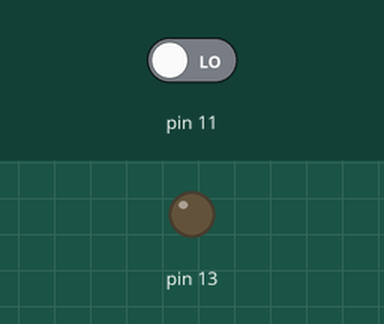
This sketch was run on a simulated Arduino Uno, built with avr-gcc and run on an emulated ATmega328P. Shown: output pins drawn as LEDs (lit = HIGH). The inputs (shaded band) are chosen by the test bench; at power-on: pin 11 LOW.

Above: at 1.2 s.
1.3 s: pin 11 driven HIGH
At 2.0 s:
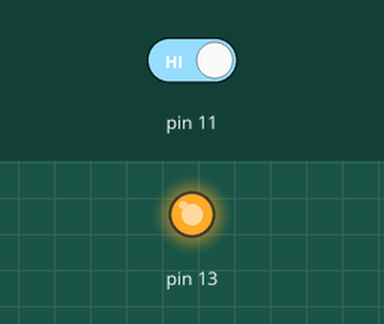
2.9 s: pin 11 driven LOW
At 4.4 s:
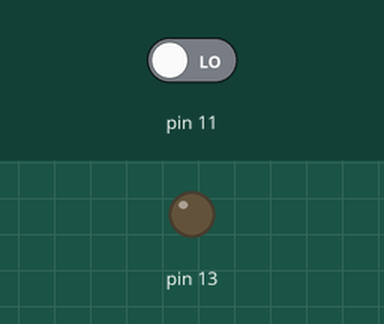
Timing chart, 0 to 5.9 s (numbered marks = the images above; inputs shaded):
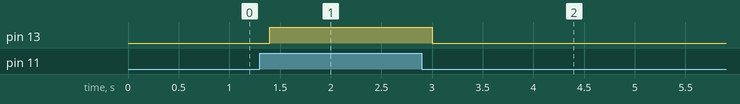

The sketch:

PullDownSwitch_Abstraction.ino
```cpp
#include <util/delay.h>

#define PORT_B          (volatile uint8_t *)(0x25)
#define DDR_B          (volatile uint8_t *)(0x24)
#define PIN_B          (volatile uint8_t *)(0x23)

inline void Register_SetBit(volatile unsigned char* Register, unsigned char Bit){
  *Register = *Register | (1 << Bit);
}

inline void Register_ResetBit(volatile unsigned char* Register, unsigned char Bit){
  *Register = *Register & ~(1 << Bit);
}

inline void Register_ToggleBit(volatile unsigned char* Register, unsigned char Bit){
  *Register = *Register ^ (1 << Bit);
}

inline unsigned char Register_GetBit(volatile unsigned char* Register, unsigned char Bit){
  return (*Register >> Bit) & (unsigned char)0x01;
}

int main(void){
  init();
  while (1)
  {
    if(Register_GetBit(PIN_B, 3) == 0)   // if switch not pressed
    {
      Register_ResetBit(PORT_B, 5); // Switch OFF lED
      _delay_ms(200);
    }
    else
    {
      Register_SetBit(PORT_B, 5);     // Switch ON lED
      _delay_ms(200);
    }
  }
  return 0;
}

void init(){
  Register_SetBit(DDR_B, 5);
  Register_ResetBit(DDR_B, 3);
  Register_ResetBit(PORT_B, 5);
}
```

Measured:
- after the input at 1.3 s, pin 13: LOW → HIGH after 0.10 s
- after the input at 2.9 s, pin 13: HIGH → LOW after 0.10 s
